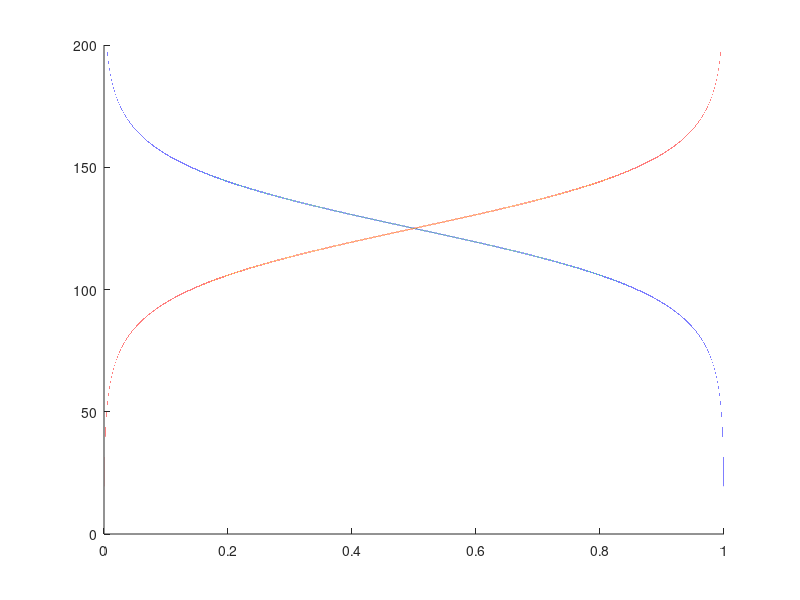

MATLAB code for this plot: (Note: this script raises an error after producing the figure.)
k = 1.38064852 * 10^(-2);

E = 0:0.001:200;
E_C = 150;
E_F = 125;
E_i = 100;
E_V = 50;

T = 1000;

f = 1./(1 + exp((E - E_F)/(k * T)));

fig = figure;
hold on;
plot(f,E);
plot(1 - f,E);

ax = gca;
ax.TickLabelInterpreter = 'latex';
ax.XTick = [0,1/2,1];
ax.YTick = [0,E_V,E_i,E_F,E_C];
ax.XTickLabel = {'$0$','$\frac{1}{2}$','$1$'};
ax.YTickLabel = {'$0$','$E_V$','$E_i$','$E_F$','$E_C$'};
grid on;

xlabel('$E$','Interpreter','latex','FontSize',14);

leg = legend('$f(E)$','$1 - f(E)$');
leg.Interpreter = 'latex';

set(fig,'Units','Inches');
pos = get(fig,'Position');
set(fig,'PaperPositionMode','Auto','PaperUnits','Inches','PaperSize',[pos(3), pos(4)]);

%matlab2tikz('graphical_solution_for_allowed_energy_levels_for_even_wave_functions_in_finite_potential_well.tikz')

print(fig,'fermi_function_for_N_type','-dpdf','-r0')

close all; clear; clc;
